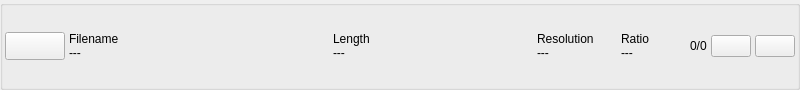
<ui version="4.0" >
 <class>TTCutVideoInfoWidget</class>
 <widget class="QWidget" name="TTCutVideoInfoWidget" >
  <property name="geometry" >
   <rect>
    <x>0</x>
    <y>0</y>
    <width>800</width>
    <height>90</height>
   </rect>
  </property>
  <property name="sizePolicy" >
   <sizepolicy vsizetype="Preferred" hsizetype="Preferred" >
    <horstretch>1</horstretch>
    <verstretch>1</verstretch>
   </sizepolicy>
  </property>
  <property name="minimumSize" >
   <size>
    <width>800</width>
    <height>90</height>
   </size>
  </property>
  <property name="maximumSize" >
   <size>
    <width>16777215</width>
    <height>110</height>
   </size>
  </property>
  <property name="baseSize" >
   <size>
    <width>400</width>
    <height>80</height>
   </size>
  </property>
  <property name="windowTitle" >
   <string>Form</string>
  </property>
  <layout class="QGridLayout" name="gridLayout_2" >
   <property name="margin" >
    <number>0</number>
   </property>
   <property name="spacing" >
    <number>0</number>
   </property>
   <item row="0" column="0" >
    <widget class="QGroupBox" name="gbVideoInfo" >
     <property name="sizePolicy" >
      <sizepolicy vsizetype="Minimum" hsizetype="Preferred" >
       <horstretch>0</horstretch>
       <verstretch>0</verstretch>
      </sizepolicy>
     </property>
     <property name="title" >
      <string/>
     </property>
     <property name="flat" >
      <bool>false</bool>
     </property>
     <layout class="QGridLayout" name="gridLayout" >
      <property name="horizontalSpacing" >
       <number>4</number>
      </property>
      <property name="verticalSpacing" >
       <number>0</number>
      </property>
      <property name="margin" >
       <number>2</number>
      </property>
      <item row="0" column="0" >
       <widget class="QPushButton" name="pbVideoOpen" >
        <property name="sizePolicy" >
         <sizepolicy vsizetype="Minimum" hsizetype="Minimum" >
          <horstretch>1</horstretch>
          <verstretch>1</verstretch>
         </sizepolicy>
        </property>
        <property name="minimumSize" >
         <size>
          <width>12</width>
          <height>12</height>
         </size>
        </property>
        <property name="maximumSize" >
         <size>
          <width>60</width>
          <height>32</height>
         </size>
        </property>
        <property name="baseSize" >
         <size>
          <width>100</width>
          <height>100</height>
         </size>
        </property>
        <property name="text" >
         <string/>
        </property>
        <property name="icon" >
         <iconset resource="ttcutvideoinfowidget.qrc" >
          <normaloff>:/pixmaps/pixmaps/folder-open.png</normaloff>:/pixmaps/pixmaps/folder-open.png</iconset>
        </property>
        <property name="iconSize" >
         <size>
          <width>16</width>
          <height>16</height>
         </size>
        </property>
        <property name="autoDefault" >
         <bool>true</bool>
        </property>
        <property name="default" >
         <bool>false</bool>
        </property>
        <property name="flat" >
         <bool>false</bool>
        </property>
       </widget>
      </item>
      <item row="0" column="1" >
       <layout class="QVBoxLayout" name="verticalLayout" >
        <item>
         <widget class="QLabel" name="laVideoFileName" >
          <property name="sizePolicy" >
           <sizepolicy vsizetype="Preferred" hsizetype="Minimum" >
            <horstretch>0</horstretch>
            <verstretch>0</verstretch>
           </sizepolicy>
          </property>
          <property name="text" >
           <string>Filename</string>
          </property>
         </widget>
        </item>
        <item>
         <widget class="QLabel" name="videoName" >
          <property name="sizePolicy" >
           <sizepolicy vsizetype="Preferred" hsizetype="Expanding" >
            <horstretch>4</horstretch>
            <verstretch>0</verstretch>
           </sizepolicy>
          </property>
          <property name="minimumSize" >
           <size>
            <width>250</width>
            <height>0</height>
           </size>
          </property>
          <property name="sizeIncrement" >
           <size>
            <width>2</width>
            <height>0</height>
           </size>
          </property>
          <property name="text" >
           <string>---</string>
          </property>
         </widget>
        </item>
       </layout>
      </item>
      <item row="0" column="2" >
       <layout class="QVBoxLayout" name="verticalLayout_2" >
        <item>
         <widget class="QLabel" name="laVideoLength" >
          <property name="sizePolicy" >
           <sizepolicy vsizetype="Preferred" hsizetype="Minimum" >
            <horstretch>0</horstretch>
            <verstretch>0</verstretch>
           </sizepolicy>
          </property>
          <property name="text" >
           <string>Length</string>
          </property>
         </widget>
        </item>
        <item>
         <widget class="QLabel" name="videoLength" >
          <property name="sizePolicy" >
           <sizepolicy vsizetype="Preferred" hsizetype="MinimumExpanding" >
            <horstretch>2</horstretch>
            <verstretch>0</verstretch>
           </sizepolicy>
          </property>
          <property name="minimumSize" >
           <size>
            <width>120</width>
            <height>0</height>
           </size>
          </property>
          <property name="maximumSize" >
           <size>
            <width>200</width>
            <height>16777215</height>
           </size>
          </property>
          <property name="text" >
           <string>---</string>
          </property>
         </widget>
        </item>
       </layout>
      </item>
      <item row="0" column="3" >
       <layout class="QVBoxLayout" name="verticalLayout_3" >
        <item>
         <widget class="QLabel" name="laVideoResolution" >
          <property name="sizePolicy" >
           <sizepolicy vsizetype="Preferred" hsizetype="Minimum" >
            <horstretch>0</horstretch>
            <verstretch>0</verstretch>
           </sizepolicy>
          </property>
          <property name="text" >
           <string>Resolution</string>
          </property>
         </widget>
        </item>
        <item>
         <widget class="QLabel" name="videoResolution" >
          <property name="sizePolicy" >
           <sizepolicy vsizetype="Preferred" hsizetype="Fixed" >
            <horstretch>0</horstretch>
            <verstretch>0</verstretch>
           </sizepolicy>
          </property>
          <property name="minimumSize" >
           <size>
            <width>80</width>
            <height>0</height>
           </size>
          </property>
          <property name="maximumSize" >
           <size>
            <width>120</width>
            <height>16777215</height>
           </size>
          </property>
          <property name="text" >
           <string>---</string>
          </property>
         </widget>
        </item>
       </layout>
      </item>
      <item row="0" column="4" >
       <layout class="QVBoxLayout" name="verticalLayout_4" >
        <item>
         <widget class="QLabel" name="laVideoAspectRatio" >
          <property name="sizePolicy" >
           <sizepolicy vsizetype="Preferred" hsizetype="Minimum" >
            <horstretch>0</horstretch>
            <verstretch>0</verstretch>
           </sizepolicy>
          </property>
          <property name="maximumSize" >
           <size>
            <width>64</width>
            <height>16777215</height>
           </size>
          </property>
          <property name="text" >
           <string>Ratio</string>
          </property>
         </widget>
        </item>
        <item>
         <widget class="QLabel" name="videoAspectratio" >
          <property name="sizePolicy" >
           <sizepolicy vsizetype="Preferred" hsizetype="Fixed" >
            <horstretch>0</horstretch>
            <verstretch>0</verstretch>
           </sizepolicy>
          </property>
          <property name="minimumSize" >
           <size>
            <width>65</width>
            <height>0</height>
           </size>
          </property>
          <property name="maximumSize" >
           <size>
            <width>100</width>
            <height>16777215</height>
           </size>
          </property>
          <property name="text" >
           <string>---</string>
          </property>
         </widget>
        </item>
       </layout>
      </item>
      <item row="0" column="9" >
       <widget class="QPushButton" name="pbNextVideo" >
        <property name="text" >
         <string/>
        </property>
        <property name="icon" >
         <iconset resource="ttcutvideoinfowidget.qrc" >
          <normaloff>:/pixmaps/pixmaps/goto-next.png</normaloff>:/pixmaps/pixmaps/goto-next.png</iconset>
        </property>
        <property name="iconSize" >
         <size>
          <width>11</width>
          <height>11</height>
         </size>
        </property>
       </widget>
      </item>
      <item row="0" column="6" >
       <widget class="QPushButton" name="pbPrevVideo" >
        <property name="text" >
         <string/>
        </property>
        <property name="icon" >
         <iconset resource="ttcutvideoinfowidget.qrc" >
          <normaloff>:/pixmaps/pixmaps/goto-prev.png</normaloff>:/pixmaps/pixmaps/goto-prev.png</iconset>
        </property>
        <property name="iconSize" >
         <size>
          <width>11</width>
          <height>11</height>
         </size>
        </property>
       </widget>
      </item>
      <item row="0" column="5" >
       <widget class="QLabel" name="currentIndex" >
        <property name="text" >
         <string>0/0</string>
        </property>
       </widget>
      </item>
     </layout>
    </widget>
   </item>
  </layout>
 </widget>
 <resources>
  <include location="ttcutvideoinfowidget.qrc" />
 </resources>
 <connections/>
</ui>
